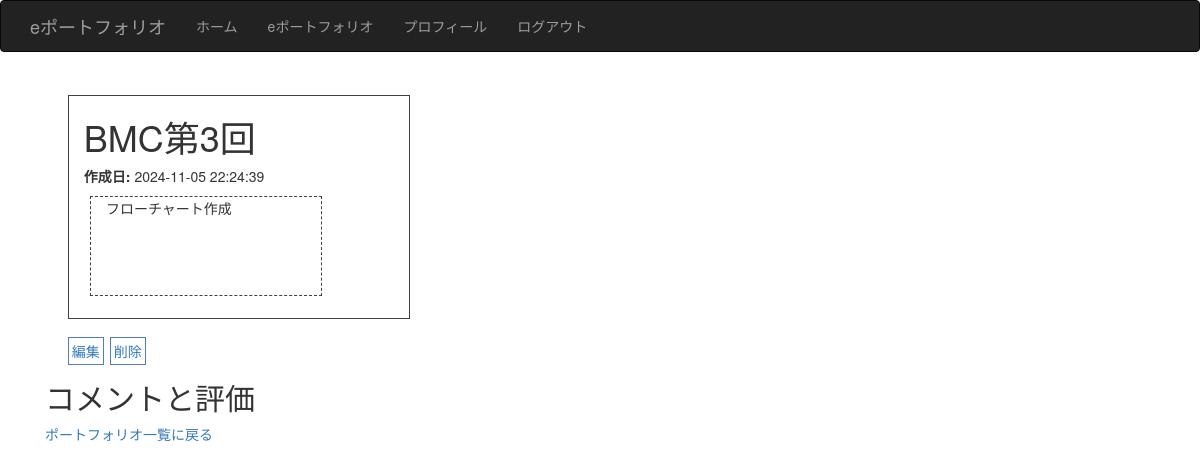
/portfolio/2 (signed in), run on the app's committed database.
### tables this page shows
CREATE TABLE portfolio (
            id INTEGER PRIMARY KEY AUTOINCREMENT,
            user_id INTEGER NOT NULL,
            title TEXT NOT NULL,
            content TEXT NOT NULL,
            created_at TIMESTAMP DEFAULT CURRENT_TIMESTAMP,
            FOREIGN KEY (user_id) REFERENCES user (id)
        );

### app.py (the view, shortened to what this page needs)
@app.route('/portfolio/<int:portfolio_id>', methods=['GET', 'POST'])
def show_portfolio_with_comment(portfolio_id):
    if 'user_id' not in session:
        flash('You need to be logged in to view this page.', 'danger')
        return redirect(url_for('login'))
    conn = get_db_connection()
    cursor = conn.cursor()
    cursor.execute("SELECT * FROM portfolio WHERE id = ?", (portfolio_id,))
    portfolio_row = cursor.fetchone()
    if not portfolio_row:
        flash('Portfolio not found.', 'danger')
        conn.close()
        return redirect(url_for('portfolio'))
    portfolio = Portfolio(portfolio_row['id'], portfolio_row['user_id'], portfolio_row['title'], portfolio_row['content'], portfolio_row['created_at'])
    cursor.execute("SELECT * FROM comments WHERE portfolio_id = ?", (portfolio_id,))
    comments = cursor.fetchall()
    form = CommentForm()
    conn.close()
    if session.get('role') == 'teacher':
        template = 'teacher_portfolio_detail.html'
    else:
        template = 'portfolio_detail.html'
    return render_template(template, portfolio=portfolio, comments=comments, form=form)

### app.py (called while the page is built)
def get_db_connection():
    conn = sqlite3.connect(DATABASE)
    conn.row_factory = sqlite3.Row
    return conn

### templates/portfolio_detail.html (shortened to what this page needs)
{% extends "base.html" %} {% block title %}ホーム{% endblock %} {% block content
%}
<div class="container">
  <div class="portfolio-container">
    <h1>{{ portfolio.title }}</h1>
    <p><strong>作成日:</strong> {{ portfolio.created_at }}</p>
    <div class="portfolio-container-content">{{ portfolio.content }}</div>
  </div>
  {% if session['user_id'] == portfolio.user_id %}
  <div>
    <a
      class="portfolio_edit"
      href="{{ url_for('edit_portfolio', portfolio_id=portfolio.id) }}"
      >編集</a
    >
    <a
      class="portfolio_delete"
      href="{{ url_for('delete_portfolio', portfolio_id=portfolio.id) }}"
      onclick="return confirm('本当にこのポートフォリオを削除しますか？');"
      >削除</a
    >
  </div>
  {% endif %}
  <h2>コメントと評価</h2>
  <a href="{{ url_for('portfolio') }}">ポートフォリオ一覧に戻る</a>
</div>
{% endblock %}

### static/eportfolio.css (style rules this page uses)
.portfolio_edit { border: #4e7bcc 1px solid; padding: 3px; margin-left: 2%; }
.portfolio_delete { border: #4e7bcc 1px solid; padding: 3px; margin-left: 2px; }
.portfolio-container { border: #404040 1px solid; width: 30%; padding: 15px; padding-top: 1px; margin: 2%; }
.portfolio-container-content { border: #404040 1px dashed; width: 75%; padding: 15px; padding-top: 1px; margin: 2%; height: 100px; }

### data on the page
portfolio: title "BMC第3回", created_at "2024-11-05 22:24:39", content "フローチャート作成"
